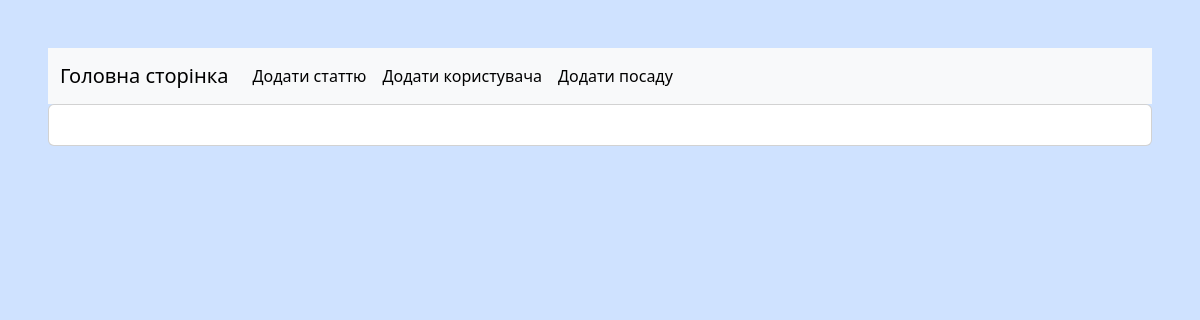
The page /post/2 on the database as committed earlier.
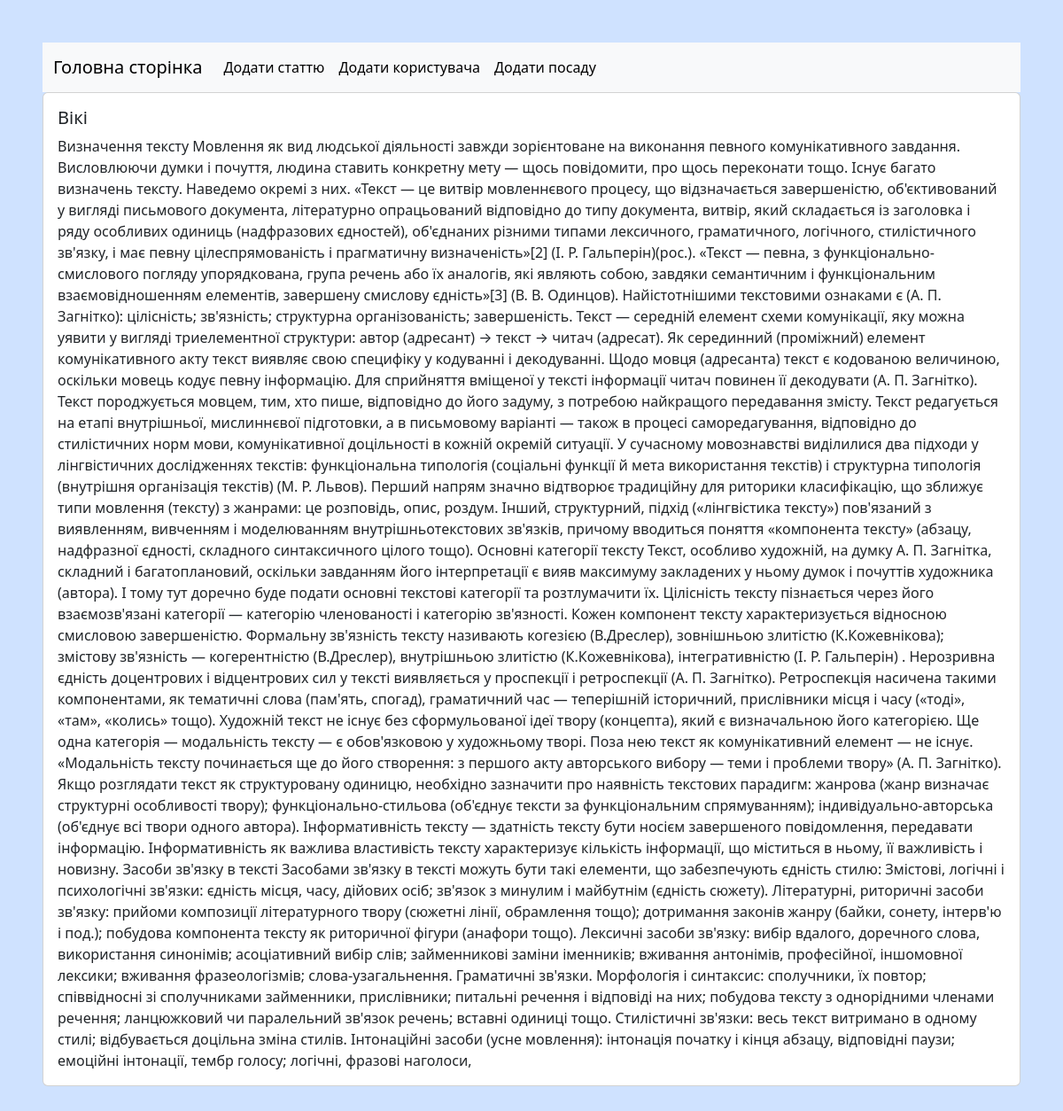
The same page on the database as committed later.
### app/db/models/post.py (models this page shows)
class Post(Base):
    __tablename__ = "posts"
    id: Mapped[int] = mapped_column(primary_key=True)
    title: Mapped[str] = mapped_column(String(500))
    text: Mapped[str] = mapped_column(TEXT())
    create: Mapped[datetime] = mapped_column(TIMESTAMP(), server_default=func.now())
    user_id: Mapped[int] = mapped_column(ForeignKey(User.id))

### app/routes/post.py (the view)
@post_route.get("/post/<int:id>")
def get_post(id):
    with Session() as session:
        post = session.query(Post).where(Post.id == id).first()
        return render_template("post.html", post=post)

### app/templates/post.html
{% extends "_base.html" %}
{% block content %}
    <div class="card">
        <div class="card-body">
            <h5 class="card-title">{{ post.title }}</h5>
            <p class="card-text">{{ post.text }}</p>
        </div>
    </div>
{% endblock content %}

Rows that differ between the two databases and show on the page:
added Post: title "Вікі", text "Визначення тексту Мовлення як вид людської діяльності завжди зорієнтоване на виконання певного комунікативного завдання. Висловлюючи думки і почуття, людина ставить конкретну мету — щось повідомити, про щось переконати тощо. Існує багато визначень тексту. Наведемо окремі з них. «Текст — це витвір мовленнєвого процесу, що відзначається завершеністю, об'єктивований у вигляді письмового документа, літературно опрацьований відповідно до типу документа, витвір, який складається із заголовка і ряду особливих одиниць (надфразових єдностей), об'єднаних різними типами лексичного, граматичного, логічного, стилістичного зв'язку, і має певну цілеспрямованість і прагматичну визначеність»[2] (І. Р.…"
